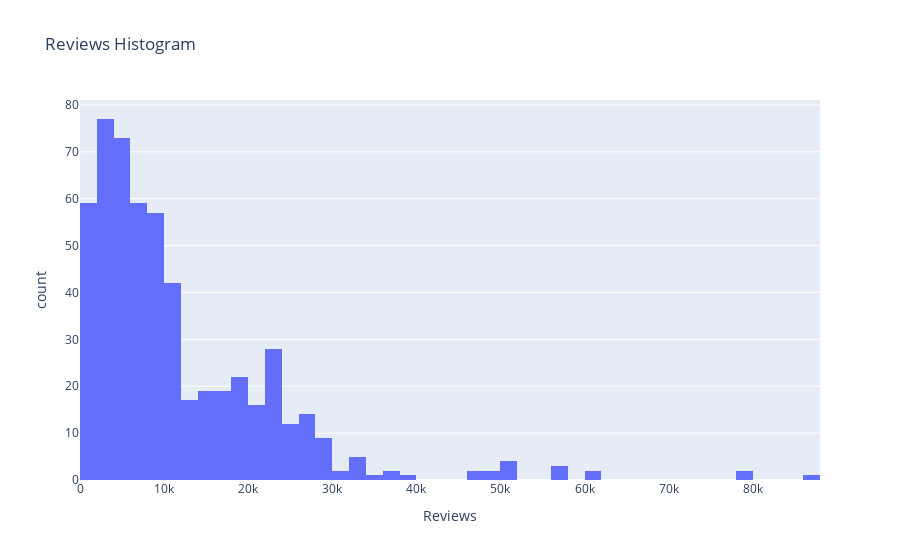

Notebook code cell kept with this figure:
### Markdown cell above
The Number of Reviews 📝 by Readers

### Code cell
fig = px.histogram(dataFrame, x="Reviews",labels={'':'The Number of Books'},title="Reviews Histogram")
fig.show()

### Figure 1 — Plotly figure (JSON) as saved in the notebook; plotly's stock layout.template omitted (floating-point values rounded to 4 significant figures; data arrays with more than 128 entries replaced by an {"elided": "..."} marker saying what was removed)
{"data": [{"alignmentgroup": "True", "bingroup": "x", "hovertemplate": "Reviews=%{x}<br>count=%{y}<extra></extra>", "legendgroup": "", "marker": {"color": "#636efa", "pattern": {"shape": ""}}, "name": "", "offsetgroup": "", "orientation": "v", "showlegend": false, "type": "histogram", "x": {"elided": "550 int values"}, "xaxis": "x", "yaxis": "y"}], "layout": {"autosize": true, "barmode": "relative", "legend": {"tracegroupgap": 0}, "title": {"text": "Reviews Histogram"}, "xaxis": {"anchor": "y", "autorange": true, "domain": [0, 1], "range": [-0.5, 88000.0], "title": {"text": "Reviews"}, "type": "linear"}, "yaxis": {"anchor": "x", "autorange": true, "domain": [0, 1], "range": [0, 81.05], "title": {"text": "count"}}}}
